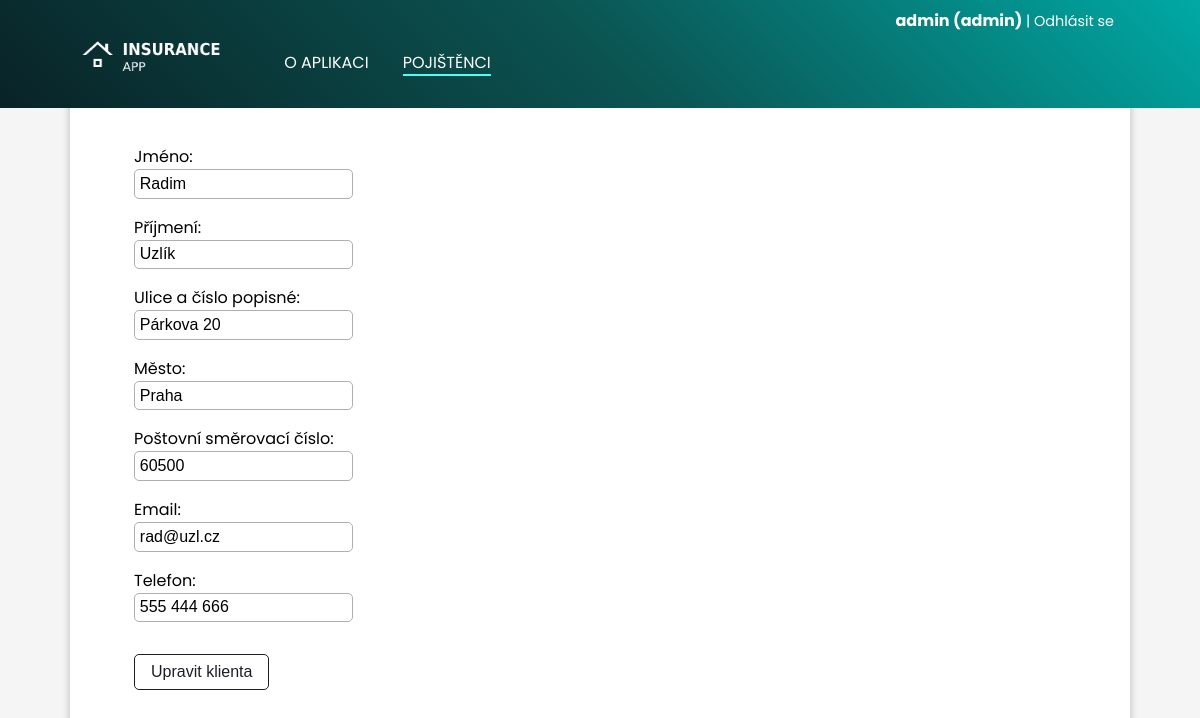
/pojistenci/15/upravit/ (signed in), run on an earlier commit of the app's database.
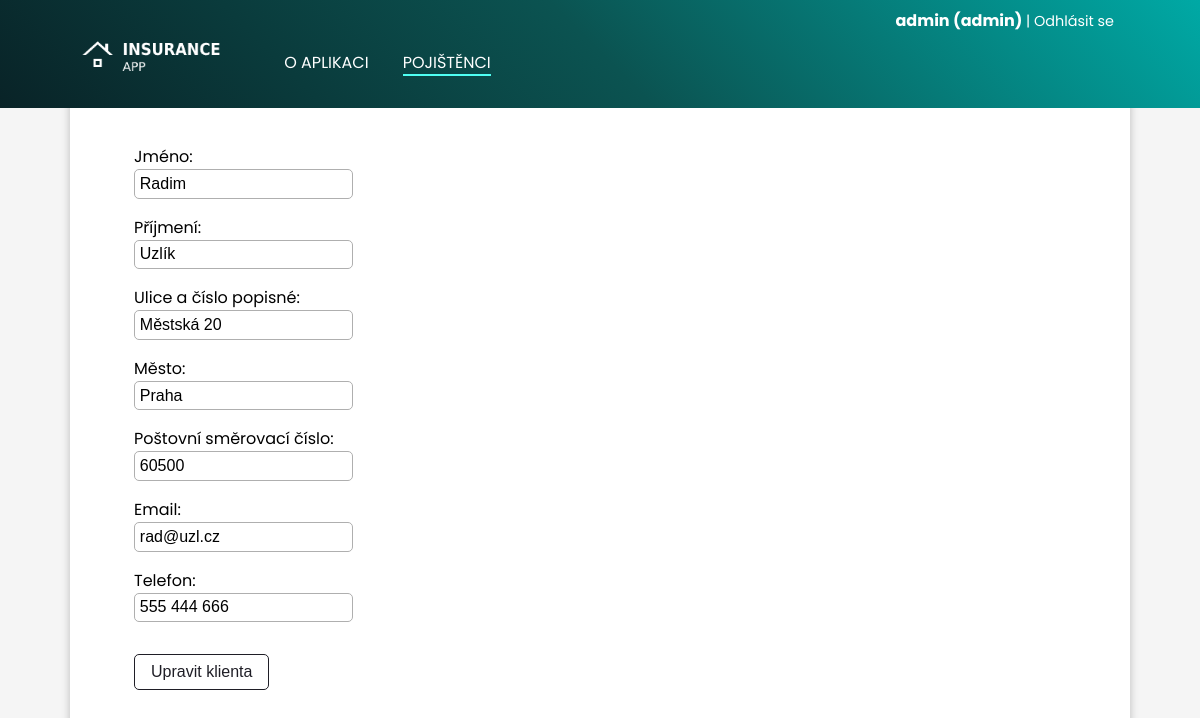
And on a later commit of the database.
### clients/models.py (models this page shows, shortened)
class Client(models.Model):
    name = models.CharField(max_length=200, verbose_name="Jméno")
    surname = models.CharField(max_length=200, verbose_name="Příjmení")
    street_address = models.CharField(max_length=200, verbose_name="Ulice a číslo popisné")
    city = models.CharField(max_length=100, verbose_name="Město")
    postal_code = models.CharField(max_length=6, verbose_name="Poštovní směrovací číslo")
    email = models.EmailField(max_length=200, verbose_name="Email")
    phone_number = models.CharField(max_length=16, verbose_name="Telefon")

### clients/views.py (the view)
# urls.py: path("pojistenci/<int:pk>/upravit/", views.edit_client, name="edit-client"),
@staff_member_required(login_url="/login/")
def edit_client(request, pk):
    client = Client.objects.get(id=pk)
    form = CreateClientForm(instance=client)
    if request.method == "POST":
        form = CreateClientForm(request.POST, instance=client)
        if form.is_valid:
            form.save()
            return redirect(f"/pojistenci/{client.id}/")
    return render(request, "clients/client_edit.html", {
        "client": client,
        "form": form
    })

### clients/forms.py
class CreateClientForm(forms.ModelForm):
    class Meta:
        model = Client
        fields = ["name", "surname", "street_address", "city", "postal_code", "email", "phone_number"]

### clients/templates/clients/client_edit.html (shortened to what this page needs)
{% extends 'clients/layout.html' %}
{% block navigation %}
<li><a  href="{% url 'clients:index' %}">O&nbsp;aplikaci</a></li>
<li><a class="active" href="{% url 'clients:list-all-clients' %}">Pojištěnci</a></li>
{% endblock navigation %}
{% block section %}
    <form action="" method="post">
        {{ form.as_p }}
        <input class="custom-btn" type="submit" value="Upravit klienta">
    </form>
{% endblock section %}

What changed in the data, as far as the page shows it:
changed Client "Radim": street_address "Párkova 20" → "Městská 20"
